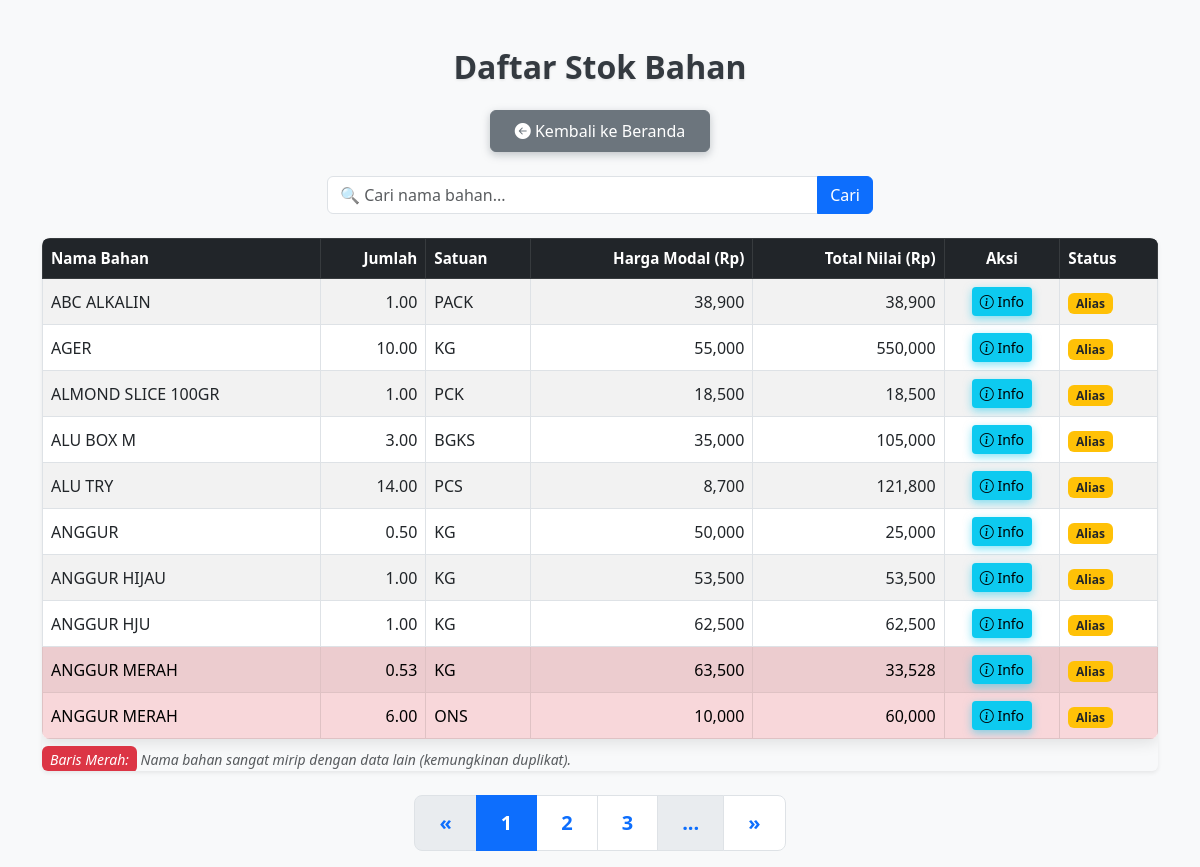
Screenshot of /stok with the database file from the repository.
### tables this page shows
CREATE TABLE BahanAlias (
    nama_lama TEXT PRIMARY KEY,
    nama_standar TEXT
);

CREATE TABLE "Stok" (
	"nm_bahan"	TEXT,
	"jumlah"	REAL,
	"satuan"	TEXT,
	"harga_modal"	REAL,
	PRIMARY KEY("nm_bahan", "satuan")
);

### app.py (the view)
@app.route("/stok")
def stok():
    page = int(request.args.get('page', 1))
    per_page = 10
    offset = (page - 1) * per_page
    q = request.args.get('q', '').strip()
    stok_list = db.get_stok_list_with_alias(limit=per_page, offset=offset, search_query=q)
    total_data = db.count_stok_with_alias(search_query=q)
    total_pages = math.ceil(total_data / per_page)
    import difflib
    def normalisasi_nama(nama):
        nama = nama.lower()
        nama = nama.replace(",", ".")
        nama = re.sub(r"\(.*?\)", "", nama)
        nama = re.sub(r"[\d]+(?:\.\d+)?", "", nama)
        nama = re.sub(r"[^a-z\s]", "", nama)
        return re.sub(r"\s+", " ", nama).strip()
    nama_list = [normalisasi_nama(row['nama']) for row in stok_list]
    mirip_index = set()
    for i in range(len(nama_list)):
        for j in range(i + 1, len(nama_list)):
            ratio = difflib.SequenceMatcher(None, nama_list[i], nama_list[j]).ratio()
            if ratio >= 0.95:
                mirip_index.add(i)
                mirip_index.add(j)
    stok_list_mirip = []
    for idx, row in enumerate(stok_list):
        is_mirip = idx in mirip_index
        stok_list_mirip.append((
            row['nama'],
            row['jumlah'],
            row['satuan'],
            row['harga'],
            is_mirip
        ))
    return render_template(
        "stok.html",
        stok_list=stok_list_mirip,
        page=page,
        total_pages=total_pages,
        q=q,
        max=max,  # ← ini penting
        min=min
    )

### models.py (called while the page is built)
    def count_stok_with_alias(self, search_query=None):
        data = self.get_stok_list_with_alias(limit=9999, offset=0, search_query=search_query)
        return len(data)

### templates/Stok.html (shortened to what this page needs)
<!DOCTYPE html>
<html lang="id">
<head>
    <link href="https://cdn.jsdelivr.net/npm/bootstrap@5.3.0/dist/css/bootstrap.min.css" rel="stylesheet" />
    <link href="https://cdn.jsdelivr.net/npm/bootstrap-icons@1.10.5/font/bootstrap-icons.css" rel="stylesheet" />
</head>
<body class="container mt-5">
    <h2 class="mb-4 text-center">Daftar Stok Bahan</h2>
    <div class="mb-4 text-center">
        <a href="/" class="btn btn-secondary px-4 py-2">
            <i class="bi bi-arrow-left-circle-fill"></i> Kembali ke Beranda
        </a>
    </div>
    <form method="GET" action="/stok" class="row mb-4 justify-content-center">
        <div class="col-md-6">
            <div class="input-group">
                <input type="text" name="q" value="{{ request.args.get('q', '') }}" class="form-control" placeholder="🔍 Cari nama bahan...">
                <button class="btn btn-primary" type="submit">Cari</button>
            </div>
        </div>
    </form>
    <div class="table-responsive shadow-sm rounded">
        <table class="table table-bordered table-striped align-middle mb-0">
            <thead class="table-dark">
                <tr>
                    <th>Nama Bahan</th>
                    <th class="text-end">Jumlah</th>
                    <th>Satuan</th>
                    <th class="text-end">Harga Modal (Rp)</th>
                    <th class="text-end">Total Nilai (Rp)</th>
                    <th class="text-center">Aksi</th>
                    <th>Status</th>
                </tr>
            </thead>
            <tbody>
                {% for s in stok_list %}
                <tr {% if s[-1] %} class="table-danger" {% endif %}>
                    <td>{{ s[0] }}</td>
                    <td class="text-end">{{ "{:,.2f}".format(s[1] or 0) }}</td>
                    <td>{{ s[2] }}</td>
                    <td class="text-end">{{ "{:,.0f}".format(s[3] or 0) }}</td>
                    <td class="text-end">{{ "{:,.0f}".format((s[1] or 0) * (s[3] or 0)) }}</td>
                    <td class="text-center">
                        <a class="btn btn-info btn-sm" href="{{ url_for('infostok', nm_bahan=s[0]) }}" title="Lihat Info Stok">
                            <i class="bi bi-info-circle"></i> Info
                        </a>
                    </td>
                    <td>
                        {% if s[0] != s[0]|lower %}
                            <span class="badge bg-warning text-dark">Alias</span>
                        {% else %}
                            <span class="badge bg-success">Standar</span>
                        {% endif %}
                    </td>
                </tr>
                {% endfor %}
            </tbody>
        </table>
        <div class="mt-2 text-muted fst-italic">
            <small><span class="bg-danger px-2 py-1 text-white rounded">Baris Merah:</span> Nama bahan sangat mirip dengan data lain (kemungkinan duplikat).</small>
        </div>
    </div>
    <nav aria-label="Page navigation" class="mt-4 d-flex justify-content-center">
        <ul class="pagination pagination-lg">
            <li class="page-item {% if page <= 1 %}disabled{% endif %}">
                <a class="page-link" href="?page={{ page - 1 }}{% if q %}&q={{ q }}{% endif %}" aria-label="Previous">
                    <span aria-hidden="true">&laquo;</span>
                </a>
            </li>
            {% set start_page = max(page - 2, 1) %}
            {% set end_page = min(page + 2, total_pages) %}
            {% for p in range(start_page, end_page + 1) %}
                <li class="page-item {% if p == page %}active{% endif %}">
                    <a class="page-link" href="?page={{ p }}{% if q %}&q={{ q }}{% endif %}">{{ p }}</a>
                </li>
            {% endfor %}
            {% if end_page < total_pages %}
                <li class="page-item disabled"><span class="page-link">...</span></li>
            {% endif %}
            <li class="page-item {% if page >= total_pages %}disabled{% endif %}">
                <a class="page-link" href="?page={{ page + 1 }}{% if q %}&q={{ q }}{% endif %}" aria-label="Next">
                    <span aria-hidden="true">&raquo;</span>
                </a>
            </li>
        </ul>
    </nav>
</body>
</html>

### templates/Stok.html (style rules this page uses)
body { background: #f8f9fa; font-family: 'Segoe UI', Tahoma, Geneva, Verdana, sans-serif; }
h2 { font-weight: 700; color: #343a40; text-shadow: 0 1px 3px rgba(0,0,0,0.1); }
.btn-secondary { box-shadow: 0 3px 8px rgba(108,117,125,0.4); transition: all 0.3s ease; }
table { background: #ffffff; box-shadow: 0 4px 15px rgba(0,0,0,0.1); border-radius: 0.5rem; overflow: hidden; }
thead.table-dark { background: linear-gradient(45deg, #343a40, #212529); color: #fff; font-size: 0.95rem; }
.btn-info { background: #0dcaf0; border: none; box-shadow: 0 3px 8px rgba(13,202,240,0.5); transition: all 0.3s ease; }
.pagination .page-link { color: #0d6efd; font-weight: 600; transition: background-color 0.3s ease; }
.pagination .page-item.active .page-link { background-color: #0d6efd; border-color: #0d6efd; color: #fff; }

### rows the page displays
BahanAlias: nama_standar "ABC ALKALIN"
Stok: jumlah "1.00", satuan "PACK", harga_modal "38,900", (s[1]or0)*(s[3]or0) "38,900"
BahanAlias: nama_standar "AGER"
Stok: jumlah "10.00", satuan "KG", harga_modal "55,000", (s[1]or0)*(s[3]or0) "550,000"
BahanAlias: nama_standar "ALMOND SLICE 100GR"
Stok: jumlah "1.00", satuan "PCK", harga_modal "18,500", (s[1]or0)*(s[3]or0) "18,500"
BahanAlias: nama_standar "ALU BOX M"
Stok: jumlah "3.00", satuan "BGKS", harga_modal "35,000", (s[1]or0)*(s[3]or0) "105,000"
BahanAlias: nama_standar "ALU TRY"
Stok: jumlah "14.00", satuan "PCS", harga_modal "8,700", (s[1]or0)*(s[3]or0) "121,800"
BahanAlias: nama_standar "ANGGUR"
Stok: jumlah "0.50", satuan "KG", harga_modal "50,000", (s[1]or0)*(s[3]or0) "25,000"
BahanAlias: nama_standar "ANGGUR HIJAU"
Stok: jumlah "1.00", satuan "KG", harga_modal "53,500", (s[1]or0)*(s[3]or0) "53,500"
BahanAlias: nama_standar "ANGGUR HJU"
Stok: jumlah "1.00", satuan "KG", harga_modal "62,500", (s[1]or0)*(s[3]or0) "62,500"
BahanAlias: nama_standar "ANGGUR MERAH" "ANGGUR MERAH"
Stok: jumlah "0.53", satuan "KG", harga_modal "63,500", (s[1]or0)*(s[3]or0) "33,528"
Stok: jumlah "6.00", satuan "ONS", harga_modal "10,000", (s[1]or0)*(s[3]or0) "60,000"

### other values shown
{{ p }} "1" "2" "3"
